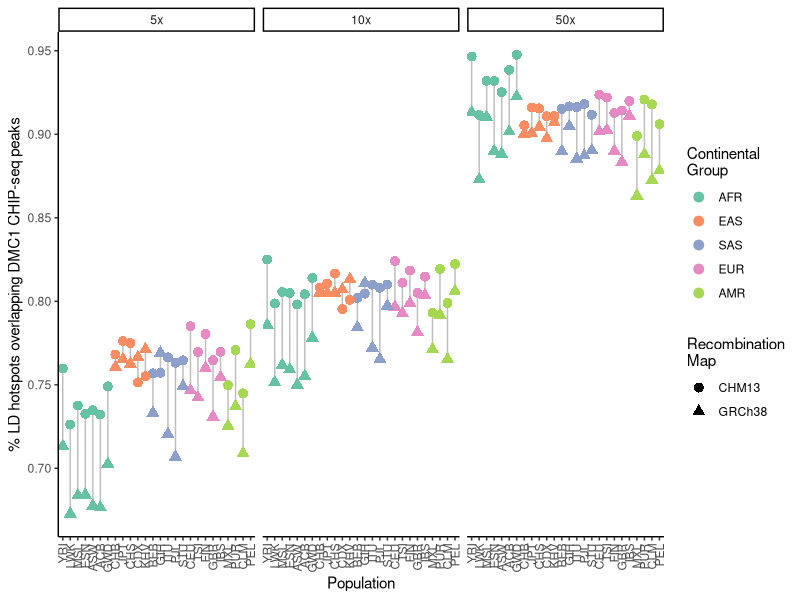
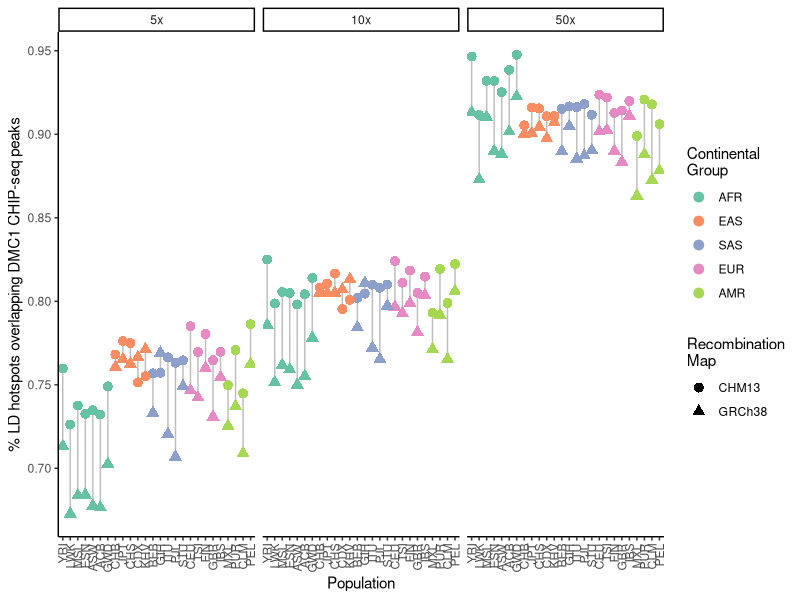

Write R code to recreate these figures, in order.
library(ggplot2)
library(dplyr)
library(reshape2)
library(RColorBrewer)

df5 <- read.table("all_overlaps_5x.txt",
                  header = TRUE) %>% 
  mutate(threshold = "5x")


df <- read.table("all_overlaps_10x.txt",
                 header = TRUE) %>% 
  mutate(threshold = "10x")

df2 <- read.table("all_overlaps_50x.txt",
                  header = TRUE) %>% 
  mutate(threshold = "50x")

df3 <- read.table("all_overlaps_100x.txt",
                  header = TRUE) %>% 
  mutate(threshold = "100x")

df_plt <- rbind(df, df2)
df_plt <- rbind(df_plt, df5)
df_plt <- rbind(df_plt, df3) %>%
  mutate(frac_chm13 = n_intersect_chm13 / total_chm13) %>%
  mutate(frac_hg38 = n_intersect_hg38 / total_hg38)

df_tall <- melt(df_plt[, c("pop", "frac_chm13", "frac_hg38", "threshold")], id.vars = c("pop", "threshold"), variable.name = "map") %>%
  mutate(Superpop = ifelse(pop %in% c("CHB", "JPT", "CHS", "CDX", "KHV"), "EAS",
                           ifelse(pop %in% c("CEU", "TSI", "FIN", "GBR", "IBS"), "EUR",
                                  ifelse(pop %in% c("YRI", "LWK", "GWD", "MAG", "MSL", "ESN", "ASW", "ACB"), "AFR", 
                                         ifelse(pop %in% c("MXL", "PUR", "CLM", "PEL"), "AMR", 
                                                ifelse(pop == "Average", "Average", "SAS"))))))

df_tall$Superpop <- factor(df_tall$Superpop, 
                           levels = c("AFR", "EAS", "SAS", "EUR", "AMR"))

df_tall$pop <- factor(df$pop, 
                      levels = c("YRI", "LWK", "MAG", "MSL", "ESN", "ASW", "ACB", "GWD",
                                 "CHB", "JPT", "CHS", "CDX", "KHV",
                                 "BEB", "GIH", "ITU", "PJL", "STU",
                                 "CEU", "TSI", "FIN", "GBR", "IBS",
                                 "MXL", "PUR", "CLM", "PEL"))

df_tall$map <- as.character(df_tall$map)
df_tall[df_tall["map"] == "frac_chm13", "map"] <- "CHM13"
df_tall[df_tall["map"] == "frac_hg38", "map"] <- "GRCh38"

df_tall$threshold = factor(df_tall$threshold,
                           levels = c("5x", "10x", "50x", "100x"))

ggplot(df_tall[df_tall$threshold != "100x", ], aes(x = pop, 
                                                   y = value, 
                                                   color = Superpop,
                                                   shape= map,
                                                   group = map)) +
  geom_line(aes(group = pop), 
            color = "grey") + 
  geom_point(size = 3) +
  theme_classic() +
  scale_color_brewer(palette = "Set2") +
  facet_wrap(~threshold) +
  theme(axis.text.x = element_text(angle = 90, vjust = 0.5, hjust=1)) + 
  labs(x = "Population", 
       y = "% LD hotspots overlapping DMC1 CHIP-seq peaks", 
       color = "Continental\nGroup",
       shape =  "Recombination\nMap")

ggsave("pratto_overlap.png",
       dpi = 300)
